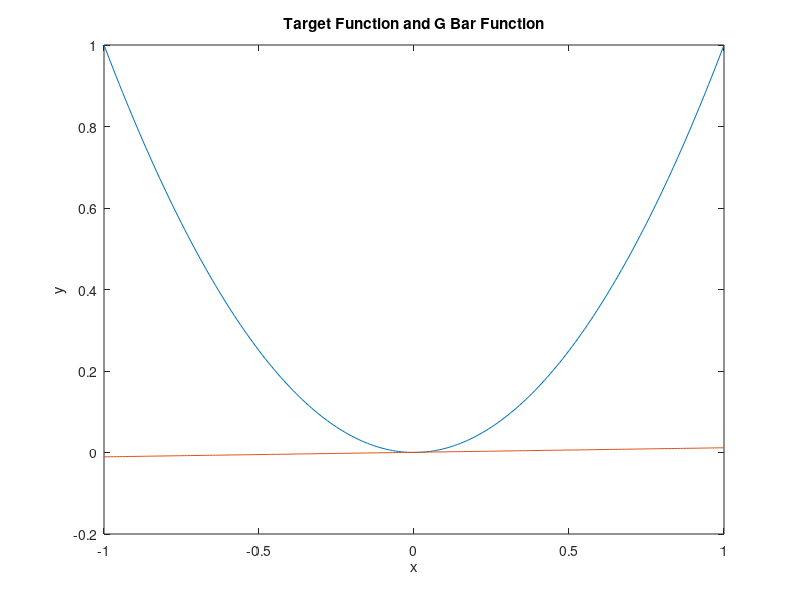

Source code (MATLAB):
function [] = var_bias_experiment()
    
    % need to generate k datasets
    k = 1000;
    
    % g_D takes in two datapoints, x1 and x2
    % and the Hypothesis g_D = ax + b
    % where a = (x1 + x2) and b = (-1)(x1)(x2)
    
    % g_bar = average of all g_D... a1+a2+...+ak / k
    learned_a = zeros(k, 1);
    learned_b = zeros(k, 1);
    
    input_x1 = zeros(k,1);
    input_x2 = zeros(k,1);
    
    for i = 1:k

        x1 = rand() * 2 - 1;
        x2 = rand() * 2 - 1;

        a = x1 + x2;
        b = -1*x1*x2;
        
        learned_a(i) = a;
        learned_b(i) = b;
        input_x1(i) = x1;
        input_x2(i) = x2;

    end
    
    g_bar = zeros(2,1);
    g_bar(1) = mean(learned_a);
    g_bar(2) = mean(learned_b);
    
    % we know the target function is f(x) = x^2   
    % generate the data of the target function 
    input = zeros(1, 201);
    output = zeros(1, 201);
    output_bar = zeros(1, 201);
    
    % can also plot points for EVERY learned hypothesis in this loop
    % or can just print out the equation for g_bar
    for i = -1 : 0.01 : 1
        index = int16((i+1)*100 + 1);
        input(index) = i;
        output(index) = i*i;
        output_bar(index) = i*g_bar(1) + g_bar(2);
    end
    
    % bias = (g_bar - target)^2
    % var = (g_D - g_bar)^2
    % calculate bias and var to calculate E_out
    % iterate through the k generated datasets and compare g_D to g_bar
    var_array = zeros(k,1);
    bias_array = zeros(k,1);
    
    for i = 1:k
        
        x = rand() * 2 - 1;

        gD_val = learned_a(i) * x + learned_b(i);
        gBar_val = g_bar(1) * x + g_bar(2);
        
        diff = gD_val - gBar_val;
        var_array(i) = diff*diff;
        
        target_val = x*x;
        other_diff = gBar_val - target_val;
        bias_array(i) = other_diff*other_diff;
        
    end
    
    disp("Experimental Var Value");
    disp(mean(var_array));
    
    disp("Experimental Bias Value");
    disp(mean(bias_array));
    
    disp("Experimental E_out Value");
    disp(mean(var_array) + mean(bias_array));
    
    plot(input, output, input, output_bar);
    title("Target Function and G Bar Function");
    xlabel("x");
    ylabel("y");

end
    